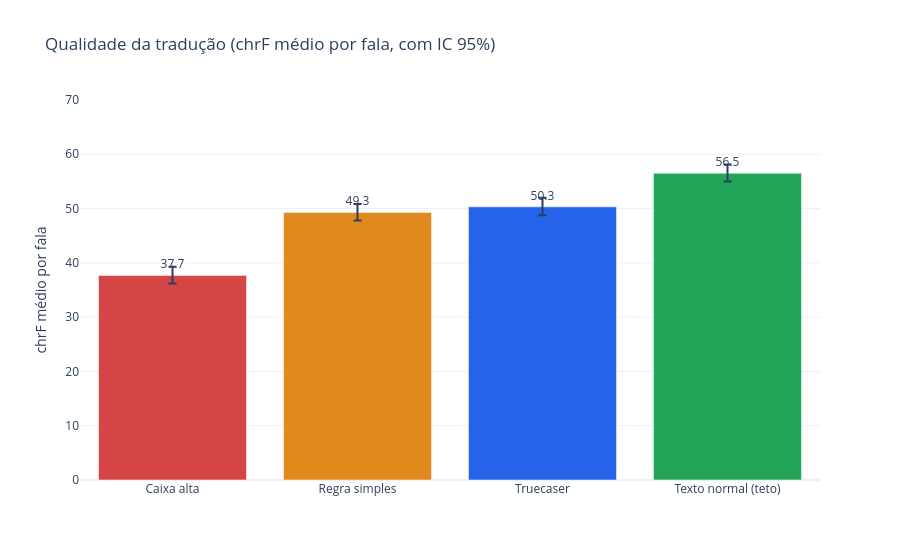

Notebook code for this chart:
### Markdown cell above
## 4. A caixa alta atrapalha a tradução?

### Gráfico 3 — Nota por fala em cada variante do texto (barras com intervalo de confiança)

Simulamos o texto como ele costuma sair do OCR de quadrinhos (**TUDO EM MAIÚSCULAS**) e comparamos quatro versões do mesmo texto:
a caixa alta crua, a **regra simples** (tudo minúsculo e maiúscula depois de `. ! ?`), o **truecaser** (aprende, nos episódios de
treino, a forma mais comum de cada palavra, como "Pepper" e "I") e o texto original (o teto).

### Code cell
variantes = [("Caixa alta", "chrf_maiusculas", VERMELHO), ("Regra simples", "chrf_regra", LARANJA),
             ("Truecaser", "chrf_truecaser", AZUL), ("Texto normal (teto)", "chrf_base", VERDE)]
res = [(nome, *ic95(df[col]), cor) for nome, col, cor in variantes]
med = np.array([r[1] for r in res]); lo = np.array([r[2] for r in res]); hi = np.array([r[3] for r in res])
fig = go.Figure(go.Bar(x=[r[0] for r in res], y=med, marker_color=[r[4] for r in res],
                       error_y=dict(type="data", symmetric=False, array=hi - med, arrayminus=med - lo),
                       text=[f"{m:.1f}" for m in med], textposition="outside",
                       hovertemplate="%{x}<br>nota média: %{y:.1f}<extra></extra>"))
fig.update_layout(title="Qualidade da tradução (chrF médio por fala, com IC 95%)", yaxis_title="chrF médio por fala",
                  yaxis_range=[0, 70], showlegend=False)
fig.show()

perda = med[3] - med[0]
print(f"perda da caixa alta: {perda:.1f} pontos ({perda / med[3]:.0%} da nota)")
print(f"recuperado pela regra: {(med[1] - med[0]) / perda:.0%} | pelo truecaser: {(med[2] - med[0]) / perda:.0%}")
dif = ic95(df.chrf_truecaser - df.chrf_regra, seed=2)   # diferença PAREADA: mesma fala, duas versões
print(f"truecaser menos regra (pareado): {dif[0]:+.2f} pontos, IC 95% [{dif[1]:+.2f}, {dif[2]:+.2f}]")

### Figure 1 — Plotly figure (JSON) as saved in the notebook; plotly's stock layout.template omitted (floating-point values rounded to 4 significant figures)
{"data": [{"error_y": {"array": [1.6, 1.564, 1.67, 1.623], "arrayminus": [1.495, 1.515, 1.554, 1.502], "symmetric": false, "type": "data"}, "hovertemplate": "%{x}<br>nota média: %{y:.1f}<extra></extra>", "marker": {"color": ["#D64545", "#E08A1E", "#2563EB", "#22A559"]}, "text": ["37.7", "49.3", "50.3", "56.5"], "textposition": "outside", "type": "bar", "x": ["Caixa alta", "Regra simples", "Truecaser", "Texto normal (teto)"], "y": [37.69, 49.3, 50.32, 56.51]}], "layout": {"showlegend": false, "title": {"text": "Qualidade da tradução (chrF médio por fala, com IC 95%)"}, "yaxis": {"range": [0, 70], "title": {"text": "chrF médio por fala"}}}}
